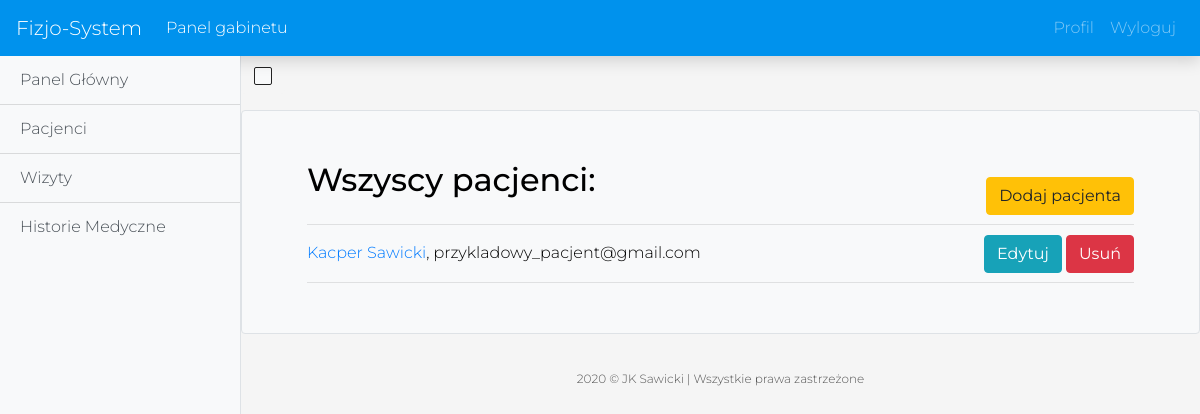
The page /office/patients/ (signed in) on the database its author committed.
### users/models.py (models this page shows, shortened)
class Patient(models.Model):
    owner = models.ForeignKey(User, on_delete=models.CASCADE, related_name='patients')
    first_name = models.CharField(max_length=20, unique=False, default='')
    last_name = models.CharField(max_length=40, unique=False, default='')
    email = models.EmailField(unique=True, default='')
    address = models.CharField(max_length=50)
    pesel = models.CharField(max_length=11, unique=True)
    phone_number = models.CharField(max_length=9, unique=True)

### office_panel/views/patient.py (the view)
# urls.py: path('', home.PatientListView.as_view(), name='office-home'),
@method_decorator([login_required, office_required], name='dispatch')
class PatientListView(View):
    form_class = PatientForm
    template_name = 'office_panel/office_patients.html'
    def get_queryset(self):
        queryset = self.request.user.patients.select_related('owner')
        return queryset
    def get(self, request):
        context = {
            'patients': self.get_queryset(),
            'medical_history': MedicalHistory.objects.all()
        }
        return render(request, 'office_panel/office_patients.html', context)

### office_panel/templates/office_panel/office_patients.html (shortened to what this page needs)
{% extends 'Physiotherapy_Management_System/base_panel_office.html' %}
{% block content %}
    <div class="container border rounded mt-3 bg-light">
        <div class="form">
            {% if patients %}
                <div class="text-description"><h2>Wszyscy pacjenci:</h2></div>
                <div class="right-button"><a href="{% url 'office-patient-add' %}" class="btn btn-warning"
                                             role="button">Dodaj pacjenta</a></div>
                {% for patient in patients %}
                    <hr>
                    <div class="text-description">
                        <a href="{% url 'office-patient-detail' patient.pk %}"
                           role="button">{{ patient.first_name }}
                            {{ patient.last_name }}</a>,
                        {{ patient.email }}
                    </div>
                    <div class="right-button">
                        <a href="{% url 'office-patient-change' patient.pk %}" class="btn btn-info"
                           role="button">Edytuj</a>
                        <a href="{% url 'office-patient-delete-confirm' patient.pk %}"
                           class="btn btn-danger" role="button">Usuń</a>
                    </div>
                {% endfor %}
                <hr>
            {% else %}
                <h2>Nie masz żadnych pacjentów.</h2>
                <hr>
                <a href="{% url 'office-patient-add' %}" class="btn btn-warning" role="button">Dodaj pacjenta</a>
            {% endif %}
        </div>
    </div>
{% endblock content %}

### users/static/css/navbar.css (style rules this page uses)
body { -moz-osx-font-smoothing: grayscale; -ms-flex-direction: column; -webkit-box-direction: normal; -webkit-box-orient: vertical; -webkit-font-smoothing: antialiased; background: #f5f5f5; color: black; flex-direction: column; font-family: Montserrat, sans-serif; font-size: 1em; font-weight: 300; margin: 0; }
.right-button { text-align: right; margin-bottom: -7px; margin-top: -30px; }

### users/static/css/mystyle.css (style rules this page uses)
.form { margin: 50px; }
a:hover, a:visited, a:link, a:active { text-decoration: none; }
.text-description { word-wrap: break-word; margin-right: 200px; }

### users/static/css/sidebar.css (style rules this page uses)
body { overflow-x: hidden; }

### rows shown on the page
Patient: first_name "Kacper", last_name "Sawicki", email "przykladowy_pacjent@gmail.com"
